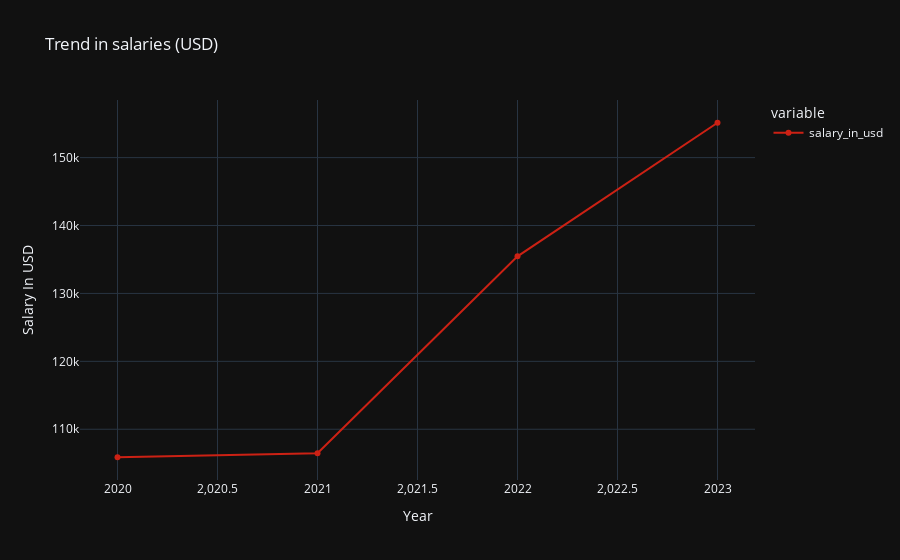

The notebook cell this image was saved under:
### Code cell
fig = go.Figure(iplot(px.line(df_salary_trend,
             markers=True,
             labels={'work_year':'Year','value':'Salary In USD'},
             title='Trend in salaries (USD)',
             template='plotly_dark',
             line_shape="linear",
             color_discrete_sequence=['#cc2114']
             )))

### Figure 1 — Plotly figure (JSON) as saved in the notebook; plotly's stock layout.template omitted (floating-point values rounded to 4 significant figures)
{"data": [{"hovertemplate": "variable=salary_in_usd<br>Year=%{x}<br>Salary In USD=%{y}<extra></extra>", "legendgroup": "salary_in_usd", "line": {"color": "#cc2114", "dash": "solid", "shape": "linear"}, "marker": {"symbol": "circle"}, "mode": "lines+markers", "name": "salary_in_usd", "orientation": "v", "showlegend": true, "type": "scatter", "x": [2020, 2021, 2022, 2023], "xaxis": "x", "y": [105900.0, 106500.0, 135500.0, 155100.0], "yaxis": "y"}], "layout": {"legend": {"title": {"text": "variable"}, "tracegroupgap": 0}, "title": {"text": "Trend in salaries (USD)"}, "xaxis": {"anchor": "y", "domain": [0, 1], "title": {"text": "Year"}}, "yaxis": {"anchor": "x", "domain": [0, 1], "title": {"text": "Salary In USD"}}}}
